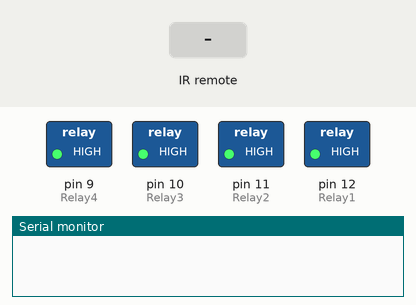
Bench run of a sketch on a simulated Arduino Uno, built with avr-gcc and run on an emulated ATmega328P. On the bench: switched loads named in the sketch (green lamp = pin HIGH), the last lines printed to the serial monitor. The inputs (shaded band) are chosen by the test bench.

Above: at 1.2 s.
1.3 s: infrared code 0x1FE30CF received
At 2.0 s:
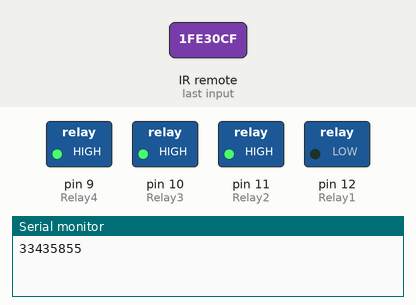
2.8 s: infrared code 0x1FE00FF received
At 3.1 s:
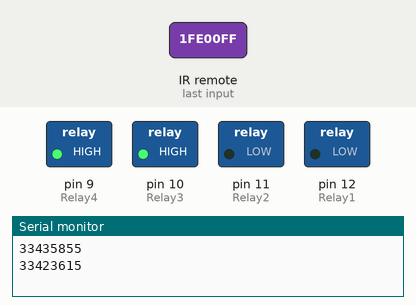
4.3 s: infrared code 0x1FEF00F received
At 5.5 s:
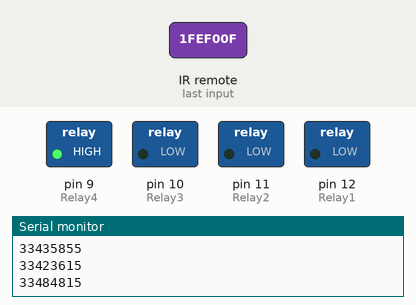
5.8 s: infrared code 0x1FEC03F received
At 6.6 s:
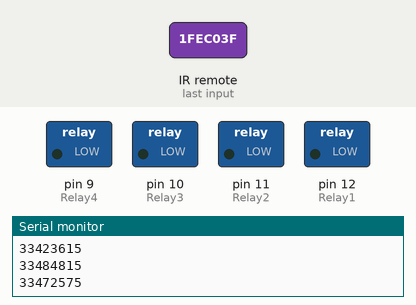
7.3 s: infrared code 0x1FE30CF received
At 7.8 s:
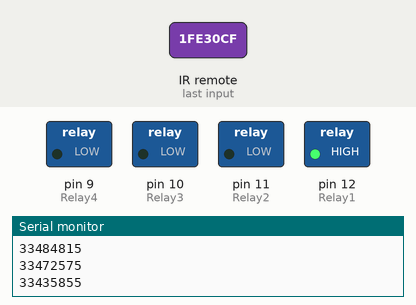
8.8 s: infrared code 0x1FE00FF received
At 10.1 s:
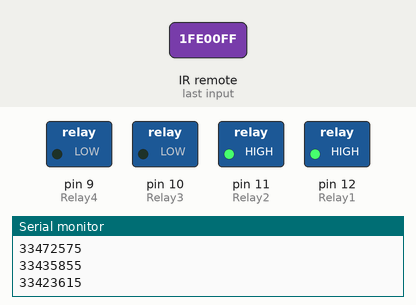
Timing chart, 0 to 11.3 s (numbered marks = the images above; inputs shaded):
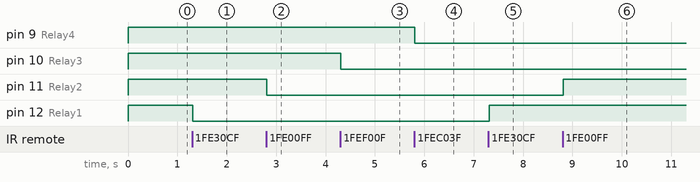

Measured:
- after the input at 1.3 s, pin 12 (Relay1): HIGH → LOW at once
- after the input at 2.8 s, pin 11 (Relay2): HIGH → LOW at once
- after the input at 4.3 s, pin 10 (Relay3): HIGH → LOW at once
- after the input at 5.8 s, pin 9 (Relay4): HIGH → LOW at once
- after the input at 7.3 s, pin 12 (Relay1): LOW → HIGH at once
- after the input at 8.8 s, pin 11 (Relay2): LOW → HIGH at once

The sketch:

HomeAutomation.ino
```cpp
#include <IRremote.h>

int IRpin = 8;
IRrecv irrecv(IRpin);
decode_results results;

int Relay1 = 12;
int Relay2 = 11;
int Relay3 = 10;
int Relay4 = 9;
int R1Status = 1;
int R2Status = 1;
int R3Status = 1;
int R4Status = 1;

void setup()
{
  Serial.begin(9600);
  irrecv.enableIRIn(); //Start the receiver

  pinMode(Relay1, OUTPUT);
  pinMode(Relay2, OUTPUT);
  pinMode(Relay3, OUTPUT);
  pinMode(Relay4, OUTPUT);
  digitalWrite(Relay1, HIGH); //Turn off Relay
  digitalWrite(Relay2, HIGH);
  digitalWrite(Relay3, HIGH);
  digitalWrite(Relay4, HIGH);
}

void loop()
{
  if (irrecv.decode(&results))
  {
    Serial.println(results.value);
    delay(10);
    irrecv.resume(); //Receive the next value

    if (results.value == 33435855)
    {
      R1Status = digitalRead(Relay1);
      if (R1Status == 1)
        digitalWrite(Relay1, LOW); //Turn on Relay
      else if (R1Status == 0)
        digitalWrite(Relay1, HIGH); //Turn off Relay
      delay(100);
    }
    if (results.value == 33423615)
    {
      R2Status = digitalRead(Relay2);
      if (R2Status == 1)
        digitalWrite(Relay2, LOW);
      else if (R2Status == 0)
        digitalWrite(Relay2, HIGH);
      delay(100);
    }
    if (results.value == 33484815)
    {
      R3Status = digitalRead(Relay3);
      if (R3Status == 1)
        digitalWrite(Relay3, LOW);
      else if (R3Status == 0)
        digitalWrite(Relay3, HIGH);
      delay(100);
    }
    if (results.value == 33472575)
    {
      R4Status = digitalRead(Relay4);
      if (R4Status == 1)
        digitalWrite(Relay4, LOW);
      else if (R4Status == 0)
        digitalWrite(Relay4, HIGH);
      delay(100);
    }
  }
}
```
